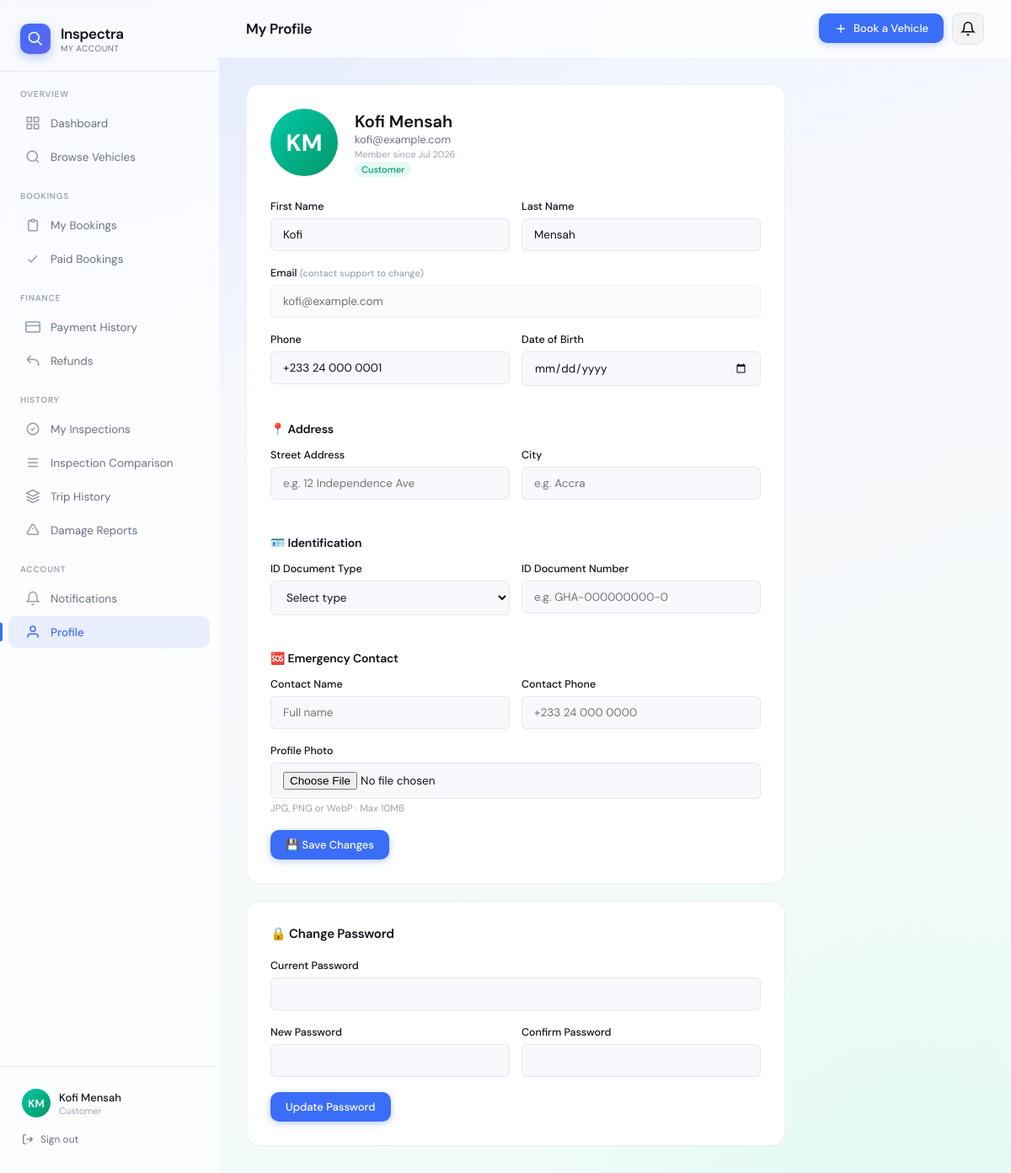
The app's page /customer/profile.php (signed in) with its own data.
### tables this page shows
CREATE TABLE IF NOT EXISTS users (
    id INT UNSIGNED AUTO_INCREMENT PRIMARY KEY,
    uuid VARCHAR(36) UNIQUE NOT NULL,
    first_name VARCHAR(100) NOT NULL,
    last_name VARCHAR(100) NOT NULL,
    email VARCHAR(255) UNIQUE NOT NULL,
    phone VARCHAR(30),
    date_of_birth DATE NULL,
    address VARCHAR(255) NULL,
    city VARCHAR(100) NULL,
    id_document_type VARCHAR(50) NULL,
    id_document_number VARCHAR(80) NULL,
    emergency_contact_name VARCHAR(150) NULL,
    emergency_contact_phone VARCHAR(30) NULL,
    password_hash VARCHAR(255),
    role ENUM('admin','customer') NOT NULL DEFAULT 'customer',
    avatar VARCHAR(500),
    avatar_path VARCHAR(500) NULL,
    oauth_provider ENUM('google','apple') NULL,
    oauth_id VARCHAR(255) NULL,
    is_verified TINYINT(1) DEFAULT 0,
    is_active TINYINT(1) DEFAULT 1,
    email_verified_at TIMESTAMP NULL,
    last_login_at TIMESTAMP NULL,
    created_at TIMESTAMP DEFAULT CURRENT_TIMESTAMP,
    updated_at TIMESTAMP DEFAULT CURRENT_TIMESTAMP ON UPDATE CURRENT_TIMESTAMP,
    INDEX idx_email (email),
    INDEX idx_role (role),
    INDEX idx_uuid (uuid)
);

### includes/auth.php (called while the page is built, shortened)
<?php
class Auth {
    public static function check(): bool {
        return !empty($_SESSION['logged_in']) && !empty($_SESSION['user_id']);
    }
    public static function id(): ?int {
        return $_SESSION['user_id'] ?? null;
    }
    public static function user(): ?array {
        return DB::fetchOne("SELECT * FROM users WHERE id = ?", [self::id()]);
    }
}

### includes/db.php (called while the page is built, shortened)
<?php
class DB {
    private static ?PDO $instance = null;
    public static function getInstance(): PDO {
        if (self::$instance === null) {
            try {
                $dsn = "mysql:host=" . DB_HOST . ";port=" . DB_PORT . ";dbname=" . DB_NAME . ";charset=utf8mb4";
                self::$instance = new PDO($dsn, DB_USER, DB_PASS, [
                    PDO::ATTR_ERRMODE            => PDO::ERRMODE_EXCEPTION,
                    PDO::ATTR_DEFAULT_FETCH_MODE => PDO::FETCH_ASSOC,
                    PDO::ATTR_EMULATE_PREPARES   => false,
                ]);
            } catch (PDOException $e) {
                http_response_code(500);
                die(json_encode(['error' => 'Database connection failed']));
            }
        }
        return self::$instance;
    }
    public static function query(string $sql, array $params = []): PDOStatement {
        $stmt = self::getInstance()->prepare($sql);
        $stmt->execute($params);
        return $stmt;
    }
    public static function fetchOne(string $sql, array $params = []): ?array {
        $result = self::query($sql, $params)->fetch();
        return $result ?: null;
    }
}

### includes/helpers.php (called while the page is built, shortened)
<?php
function e(string $str): string {
    return htmlspecialchars($str, ENT_QUOTES, 'UTF-8');
}
function format_date(string $date, string $format = 'M d, Y'): string { return date($format, strtotime($date)); }
    ?>

### customer/profile.php (the view, shortened to what this page needs)
<?php
$pageTitle  = 'My Profile';
$activePage = 'profile';
$custId     = Auth::id();
$user = DB::fetchOne("SELECT * FROM users WHERE id=?", [$custId]);
require_once __DIR__ . '/../includes/customer-header.php';
?>
<div style="max-width:640px">
  <div class="card" style="padding:28px;margin-bottom:20px">
    <div style="display:flex;align-items:center;gap:20px;margin-bottom:28px">
      <form method="POST" enctype="multipart/form-data" id="avatarForm">
        <div class="avatar-upload-wrap" onclick="document.getElementById('avatarInput').click()" title="Click to change photo">
          <?php if (!empty($user['avatar'])): ?>
          <img src="<?= e($user['avatar']) ?>" class="avatar-lg" id="avatarPreview" alt="Avatar">
          <?php else: ?>
          <div class="avatar-lg" id="avatarPreview"><?= strtoupper(substr($user['first_name'],0,1).substr($user['last_name'],0,1)) ?></div>
          <?php endif; ?>
        </div>
      </form>
      <div>
        <div style="font-size:20px;font-weight:600"><?= e($user['first_name'].' '.$user['last_name']) ?></div>
        <div style="font-size:13px;color:var(--text-secondary)"><?= e($user['email']) ?></div>
        <div style="font-size:11px;color:var(--text-tertiary);margin-top:2px">Member since <?= format_date($user['created_at'],'M Y') ?></div>
        <div style="font-size:11px;margin-top:4px"><span style="padding:2px 8px;background:rgba(0,201,167,.1);color:#059669;border-radius:10px;font-weight:500">Customer</span></div>
      </div>
    </div>
    <form method="POST" enctype="multipart/form-data">
      <div class="form-row">
        <div class="form-group"><label class="form-label">First Name</label><input class="form-input" name="first_name" value="<?= e($user['first_name']) ?>" required></div>
        <div class="form-group"><label class="form-label">Last Name</label><input class="form-input" name="last_name" value="<?= e($user['last_name']) ?>" required></div>
      </div>
      <div class="form-group"><label class="form-label">Email <span style="font-size:11px;color:var(--text-tertiary)">(contact support to change)</span></label><input class="form-input" value="<?= e($user['email']) ?>" disabled style="opacity:.6"></div>
      <div class="form-row">
        <div class="form-group"><label class="form-label">Phone</label><input class="form-input" name="phone" value="<?= e($user['phone']??'') ?>" placeholder="+233 24 000 0000"></div>
        <div class="form-group"><label class="form-label">Date of Birth</label><input class="form-input" type="date" name="date_of_birth" value="<?= e($user['date_of_birth']??'') ?>"></div>
      </div>
      <div class="section-title" style="margin:24px 0 14px;font-size:14px">📍 Address</div>
      <div class="form-row">
        <div class="form-group"><label class="form-label">Street Address</label><input class="form-input" name="address" value="<?= e($user['address']??'') ?>" placeholder="e.g. 12 Independence Ave"></div>
        <div class="form-group"><label class="form-label">City</label><input class="form-input" name="city" value="<?= e($user['city']??'') ?>" placeholder="e.g. Accra"></div>
      </div>
      <div class="section-title" style="margin:24px 0 14px;font-size:14px">🪪 Identification</div>
      <div class="form-row">
        <div class="form-group">
          <label class="form-label">ID Document Type</label>
          <select class="form-input" name="id_document_type">
            <option value="">Select type</option>
          </select>
        </div>
        <div class="form-group"><label class="form-label">ID Document Number</label><input class="form-input" name="id_document_number" value="<?= e($user['id_document_number']??'') ?>" placeholder="e.g. GHA-000000000-0"></div>
      </div>
      <div class="section-title" style="margin:24px 0 14px;font-size:14px">🆘 Emergency Contact</div>
      <div class="form-row">
        <div class="form-group"><label class="form-label">Contact Name</label><input class="form-input" name="emergency_contact_name" value="<?= e($user['emergency_contact_name']??'') ?>" placeholder="Full name"></div>
        <div class="form-group"><label class="form-label">Contact Phone</label><input class="form-input" name="emergency_contact_phone" value="<?= e($user['emergency_contact_phone']??'') ?>" placeholder="+233 24 000 0000"></div>
      </div>
      <div class="form-group">
        <label class="form-label">Profile Photo</label>
        <input class="form-input" type="file" name="avatar" accept="image/*">
        <div class="form-hint">JPG, PNG or WebP · Max 10MB</div>
      </div>
      <button type="submit" class="btn btn-primary">💾 Save Changes</button>
    </form>
  </div>
  <div class="card" style="padding:28px">
    <div class="section-title" style="margin-bottom:20px">🔒 Change Password</div>
    <form method="POST">
      <div class="form-group"><label class="form-label">Current Password</label><input class="form-input" type="password" name="current_password" required></div>
      <div class="form-row">
        <div class="form-group"><label class="form-label">New Password</label><input class="form-input" type="password" name="new_password" required minlength="8"></div>
        <div class="form-group"><label class="form-label">Confirm Password</label><input class="form-input" type="password" name="confirm_password" required></div>
      </div>
      <button type="submit" class="btn btn-primary">Update Password</button>
    </form>
  </div>
</div>
<?php require_once __DIR__ . '/../includes/customer-footer.php'; ?>

### includes/customer-header.php (shortened to what this page needs)
<?php
$currentUser = Auth::user();
$pageTitle = $pageTitle ?? 'Dashboard';
$activePage = $activePage ?? 'dashboard';
?>
<!DOCTYPE html>
<html lang="en">
<head>
</head>
<body>
<div class="app">
  <aside class="sidebar" id="sidebar">
    <div class="sidebar-logo">
      <div class="logo-icon">
        <svg fill="none" stroke="white" stroke-width="2" viewBox="0 0 24 24"><path d="M21 21l-6-6m2-5a7 7 0 11-14 0 7 7 0 0114 0z"/></svg>
      </div>
      <div>
        <div class="logo-text">Inspectra</div>
        <div class="logo-sub">My Account</div>
      </div>
    </div>
    <div class="sidebar-section-label">Overview</div>
    <a href="<?= APP_URL ?>/customer/dashboard.php" class="nav-item <?= $activePage==='dashboard'?'active':'' ?>">
      <svg class="nav-icon" fill="none" stroke="currentColor" stroke-width="2" viewBox="0 0 24 24"><rect x="3" y="3" width="7" height="7"/><rect x="14" y="3" width="7" height="7"/><rect x="3" y="14" width="7" height="7"/><rect x="14" y="14" width="7" height="7"/></svg>
      Dashboard
    </a>
    <a href="<?= APP_URL ?>/customer/browse.php" class="nav-item <?= $activePage==='browse'?'active':'' ?>">
      <svg class="nav-icon" fill="none" stroke="currentColor" stroke-width="2" viewBox="0 0 24 24"><circle cx="11" cy="11" r="8"/><path d="M21 21l-4.35-4.35"/></svg>
      Browse Vehicles
    </a>
    <div class="sidebar-section-label">Bookings</div>
    <a href="<?= APP_URL ?>/customer/bookings.php" class="nav-item <?= $activePage==='bookings'?'active':'' ?>">
      <svg class="nav-icon" fill="none" stroke="currentColor" stroke-width="2" viewBox="0 0 24 24"><path d="M9 5H7a2 2 0 00-2 2v12a2 2 0 002 2h10a2 2 0 002-2V7a2 2 0 00-2-2h-2M9 5a2 2 0 002 2h2a2 2 0 002-2M9 5a2 2 0 012-2h2a2 2 0 012 2"/></svg>
      My Bookings
    </a>
    <a href="<?= APP_URL ?>/customer/bookings.php?status=paid" class="nav-item <?= $activePage==='paid_bookings'?'active':'' ?>">
      <svg class="nav-icon" fill="none" stroke="currentColor" stroke-width="2" viewBox="0 0 24 24"><path d="M5 13l4 4L19 7"/></svg>
      Paid Bookings
    </a>
    <div class="sidebar-section-label">Finance</div>
    <a href="<?= APP_URL ?>/customer/payments.php" class="nav-item <?= $activePage==='payments'?'active':'' ?>">
      <svg class="nav-icon" fill="none" stroke="currentColor" stroke-width="2" viewBox="0 0 24 24"><rect x="1" y="4" width="22" height="16" rx="2"/><path d="M1 10h22"/></svg>
      Payment History
    </a>
    <a href="<?= APP_URL ?>/customer/refunds.php" class="nav-item <?= $activePage==='refunds'?'active':'' ?>">
      <svg class="nav-icon" fill="none" stroke="currentColor" stroke-width="2" viewBox="0 0 24 24"><path d="M3 10h10a8 8 0 018 8v2M3 10l6 6m-6-6l6-6"/></svg>
      Refunds
    </a>
    <div class="sidebar-section-label">History</div>
    <a href="<?= APP_URL ?>/customer/inspections.php" class="nav-item <?= $activePage==='inspections'?'active':'' ?>">
      <svg class="nav-icon" fill="none" stroke="currentColor" stroke-width="2" viewBox="0 0 24 24"><path d="M9 12l2 2 4-4m6 2a9 9 0 11-18 0 9 9 0 0118 0z"/></svg>
      My Inspections
    </a>
    <a href="<?= APP_URL ?>/customer/inspection-comparison.php" class="nav-item <?= $activePage==='inspection-comparison'?'active':'' ?>">
      <svg class="nav-icon" fill="none" stroke="currentColor" stroke-width="2" viewBox="0 0 24 24"><path d="M4 6h16M4 12h16M4 18h16"/></svg>
      Inspection Comparison
    </a>
    <a href="<?= APP_URL ?>/customer/trip-history.php" class="nav-item <?= $activePage==='trips'?'active':'' ?>">
      <svg class="nav-icon" fill="none" stroke="currentColor" stroke-width="2" viewBox="0 0 24 24"><path d="M12 2L2 7l10 5 10-5-10-5zM2 17l10 5 10-5M2 12l10 5 10-5"/></svg>
      Trip History
    </a>
    <a href="<?= APP_URL ?>/customer/damage-reports.php" class="nav-item <?= $activePage==='damage'?'active':'' ?>">
      <svg class="nav-icon" fill="none" stroke="currentColor" stroke-width="2" viewBox="0 0 24 24"><path d="M12 9v2m0 4h.01m-6.938 4h13.856c1.54 0 2.502-1.667 1.732-3L13.732 4c-.77-1.333-2.694-1.333-3.464 0L3.34 16c-.77 1.333.192 3 1.732 3z"/></svg>
      Damage Reports
    </a>
    <div class="sidebar-section-label">Account</div>
    <a href="<?= APP_URL ?>/customer/notifications.php" class="nav-item <?= $activePage==='notifications'?'active':'' ?>">
      <svg class="nav-icon" fill="none" stroke="currentColor" stroke-width="2" viewBox="0 0 24 24"><path d="M18 8A6 6 0 006 8c0 7-3 9-3 9h18s-3-2-3-9M13.73 21a2 2 0 01-3.46 0"/></svg>
      Notifications
    </a>
    <a href="<?= APP_URL ?>/customer/profile.php" class="nav-item <?= $activePage==='profile'?'active':'' ?>">
      <svg class="nav-icon" fill="none" stroke="currentColor" stroke-width="2" viewBox="0 0 24 24"><path d="M20 21v-2a4 4 0 00-4-4H8a4 4 0 00-4 4v2"/><circle cx="12" cy="7" r="4"/></svg>
      Profile
    </a>
    <div class="sidebar-bottom">
      <div class="user-card">
        <div class="avatar" style="background:linear-gradient(135deg,var(--accent2),#059669)"><?= strtoupper(substr($currentUser['first_name'],0,1).substr($currentUser['last_name'],0,1)) ?></div>
        <div class="user-info">
          <div class="user-name"><?= e($currentUser['first_name'].' '.$currentUser['last_name']) ?></div>
          <div class="user-role">Customer</div>
        </div>
      </div>
      <a href="<?= APP_URL ?>/auth/logout.php" style="display:flex;align-items:center;gap:8px;padding:8px 12px;font-size:12px;color:var(--text-secondary);border-radius:8px;transition:background 0.15s;text-decoration:none;" onmouseover="this.style.background='rgba(239,68,68,0.07)';this.style.color='#dc2626'" onmouseout="this.style.background='';this.style.color=''">
        <svg width="14" height="14" fill="none" stroke="currentColor" stroke-width="2" viewBox="0 0 24 24"><path d="M9 21H5a2 2 0 01-2-2V5a2 2 0 012-2h4M16 17l5-5-5-5M21 12H9"/></svg>
        Sign out
      </a>
    </div>
  </aside>
  <main class="main">
    <div class="topbar">
      <div>
        <div class="topbar-title"><?= e($pageTitle) ?></div>
      </div>
      <div class="topbar-actions">
        <a href="<?= APP_URL ?>/customer/browse.php" class="btn btn-primary" style="text-decoration:none">
          <svg fill="none" stroke="currentColor" stroke-width="2" viewBox="0 0 24 24" width="16" height="16"><path d="M12 5v14M5 12h14"/></svg>
          Book a Vehicle
        </a>
        <button class="notif-btn" onclick="toggleNotif()" id="notifToggle">
          <svg width="18" height="18" fill="none" stroke="currentColor" stroke-width="2" viewBox="0 0 24 24"><path d="M18 8A6 6 0 006 8c0 7-3 9-3 9h18s-3-2-3-9M13.73 21a2 2 0 01-3.46 0"/></svg>
        </button>
      </div>
    </div>
    <div class="page-content">

### customer/profile.php (style rules this page uses)
.avatar-upload-wrap { position:relative;width:80px;height:80px;cursor:pointer; }
.avatar-lg { width:80px;height:80px;border-radius:50%;background:linear-gradient(135deg,var(--accent2),#059669);display:flex;align-items:center;justify-content:center;font-size:28px;font-weight:700;color:#fff;object-fit:cover; }

### records on screen
users: first_name+last_name "KM", first_name+last_name "Kofi Mensah", email "kofi@example.com", created_at "Jul 2026", first_name "Kofi", last_name "Mensah", phone "+233 24 000 0001"

### other values on screen
$pageTitle "My Profile"
